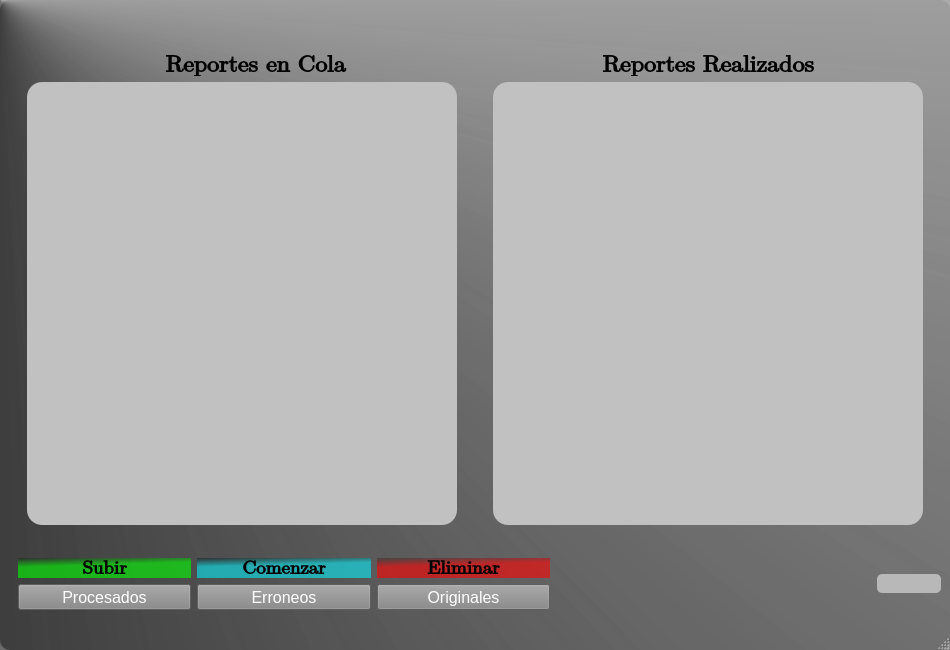
<?xml version="1.0" encoding="UTF-8"?>
<ui version="4.0">
 <class>VTrabajo</class>
 <widget class="QMainWindow" name="VTrabajo">
  <property name="geometry">
   <rect>
    <x>0</x>
    <y>0</y>
    <width>950</width>
    <height>650</height>
   </rect>
  </property>
  <property name="minimumSize">
   <size>
    <width>950</width>
    <height>650</height>
   </size>
  </property>
  <property name="maximumSize">
   <size>
    <width>950</width>
    <height>650</height>
   </size>
  </property>
  <property name="baseSize">
   <size>
    <width>0</width>
    <height>0</height>
   </size>
  </property>
  <property name="font">
   <font>
    <underline>false</underline>
   </font>
  </property>
  <property name="cursor">
   <cursorShape>ArrowCursor</cursorShape>
  </property>
  <property name="windowTitle">
   <string>RIO BRAVO</string>
  </property>
  <property name="windowIcon">
   <iconset theme="KWRB">
    <normaloff>.</normaloff>.</iconset>
  </property>
  <property name="styleSheet">
   <string notr="true">#VTrabajo{
background-color: qconicalgradient(cx:0, cy:0, angle:114.5, stop:0.352273 rgba(0, 0, 0, 171), stop:1 rgba(255, 255, 255, 255));
border-radius:10px;
}
#btnCerrar{
    border: none;
    background-color: transparent;
}
#btnMinimizar{
    border: none;
    background-color: transparent;
}</string>
  </property>
  <widget class="QWidget" name="centralwidget">
   <layout class="QGridLayout" name="gridLayout">
    <item row="2" column="2">
     <widget class="QLabel" name="label_textoProgreso">
      <property name="enabled">
       <bool>false</bool>
      </property>
      <property name="minimumSize">
       <size>
        <width>250</width>
        <height>0</height>
       </size>
      </property>
      <property name="maximumSize">
       <size>
        <width>250</width>
        <height>16777215</height>
       </size>
      </property>
      <property name="font">
       <font>
        <family>Arial</family>
        <pointsize>14</pointsize>
        <weight>75</weight>
        <italic>false</italic>
        <bold>true</bold>
        <underline>false</underline>
       </font>
      </property>
      <property name="text">
       <string/>
      </property>
      <property name="alignment">
       <set>Qt::AlignCenter</set>
      </property>
     </widget>
    </item>
    <item row="2" column="4">
     <widget class="QPushButton" name="btnAyuda">
      <property name="maximumSize">
       <size>
        <width>16777213</width>
        <height>16777215</height>
       </size>
      </property>
      <property name="font">
       <font>
        <family>Verdana</family>
        <pointsize>12</pointsize>
        <weight>75</weight>
        <bold>true</bold>
       </font>
      </property>
      <property name="cursor">
       <cursorShape>PointingHandCursor</cursorShape>
      </property>
      <property name="acceptDrops">
       <bool>false</bool>
      </property>
      <property name="toolTip">
       <string notr="true">&lt;html&gt;&lt;head/&gt;&lt;body&gt;&lt;p align=&quot;justify&quot;&gt;&lt;span style=&quot; font-size:12pt; font-weight:700;&quot;&gt;Solicita Ayuda&lt;/span&gt;&lt;/p&gt;&lt;/body&gt;&lt;/html&gt;</string>
      </property>
      <property name="toolTipDuration">
       <number>0</number>
      </property>
      <property name="statusTip">
       <string/>
      </property>
      <property name="whatsThis">
       <string/>
      </property>
      <property name="accessibleName">
       <string/>
      </property>
      <property name="accessibleDescription">
       <string/>
      </property>
      <property name="layoutDirection">
       <enum>Qt::LeftToRight</enum>
      </property>
      <property name="autoFillBackground">
       <bool>false</bool>
      </property>
      <property name="styleSheet">
       <string notr="true">#btnAyuda{
	background-color: rgb(184, 184, 184);
	border-radius:5px;
}
#btnAyuda::hover{
	background-color: rgb(212, 202, 87);
}</string>
      </property>
      <property name="locale">
       <locale language="Spanish" country="Nicaragua"/>
      </property>
      <property name="text">
       <string/>
      </property>
      <property name="icon">
       <iconset>
        <normaloff>Source/Icon_Help.png</normaloff>Source/Icon_Help.png</iconset>
      </property>
      <property name="iconSize">
       <size>
        <width>32</width>
        <height>32</height>
       </size>
      </property>
     </widget>
    </item>
    <item row="0" column="0">
     <widget class="QLabel" name="label_3">
      <property name="maximumSize">
       <size>
        <width>200</width>
        <height>40</height>
       </size>
      </property>
      <property name="styleSheet">
       <string notr="true"/>
      </property>
      <property name="text">
       <string/>
      </property>
      <property name="pixmap">
       <pixmap>Source/logo_kwrb.png</pixmap>
      </property>
      <property name="scaledContents">
       <bool>true</bool>
      </property>
     </widget>
    </item>
    <item row="0" column="2">
     <spacer name="horizontalSpacer">
      <property name="orientation">
       <enum>Qt::Horizontal</enum>
      </property>
      <property name="sizeHint" stdset="0">
       <size>
        <width>40</width>
        <height>20</height>
       </size>
      </property>
     </spacer>
    </item>
    <item row="0" column="4">
     <widget class="QWidget" name="widget_3" native="true">
      <property name="maximumSize">
       <size>
        <width>100</width>
        <height>35</height>
       </size>
      </property>
      <layout class="QHBoxLayout" name="horizontalLayout_2">
       <property name="spacing">
        <number>0</number>
       </property>
       <property name="sizeConstraint">
        <enum>QLayout::SetDefaultConstraint</enum>
       </property>
       <property name="leftMargin">
        <number>0</number>
       </property>
       <property name="topMargin">
        <number>0</number>
       </property>
       <property name="rightMargin">
        <number>0</number>
       </property>
       <property name="bottomMargin">
        <number>0</number>
       </property>
       <item>
        <widget class="QPushButton" name="btnMinimizar">
         <property name="cursor">
          <cursorShape>PointingHandCursor</cursorShape>
         </property>
         <property name="toolTip">
          <string>Minimizar</string>
         </property>
         <property name="text">
          <string/>
         </property>
         <property name="icon">
          <iconset>
           <normaloff>Source/Icon_Minimize.png</normaloff>Source/Icon_Minimize.png</iconset>
         </property>
         <property name="iconSize">
          <size>
           <width>30</width>
           <height>30</height>
          </size>
         </property>
        </widget>
       </item>
       <item>
        <widget class="QPushButton" name="btnCerrar">
         <property name="cursor">
          <cursorShape>PointingHandCursor</cursorShape>
         </property>
         <property name="mouseTracking">
          <bool>false</bool>
         </property>
         <property name="toolTip">
          <string>Cerrar</string>
         </property>
         <property name="text">
          <string/>
         </property>
         <property name="icon">
          <iconset>
           <normaloff>Source/Icon_Close.png</normaloff>Source/Icon_Close.png</iconset>
         </property>
         <property name="iconSize">
          <size>
           <width>30</width>
           <height>30</height>
          </size>
         </property>
        </widget>
       </item>
      </layout>
     </widget>
    </item>
    <item row="2" column="0">
     <widget class="QWidget" name="widget_2" native="true">
      <property name="sizePolicy">
       <sizepolicy hsizetype="Preferred" vsizetype="Preferred">
        <horstretch>60</horstretch>
        <verstretch>0</verstretch>
       </sizepolicy>
      </property>
      <property name="minimumSize">
       <size>
        <width>550</width>
        <height>70</height>
       </size>
      </property>
      <property name="maximumSize">
       <size>
        <width>550</width>
        <height>70</height>
       </size>
      </property>
      <layout class="QVBoxLayout" name="verticalLayout_3">
       <item>
        <layout class="QHBoxLayout" name="horizontalLayout_4">
         <item>
          <widget class="QPushButton" name="btnSubir">
           <property name="font">
            <font>
             <family>Cambria Math</family>
             <pointsize>14</pointsize>
             <weight>75</weight>
             <bold>true</bold>
            </font>
           </property>
           <property name="cursor">
            <cursorShape>PointingHandCursor</cursorShape>
           </property>
           <property name="styleSheet">
            <string notr="true">#btnSubir{
background-color: qlineargradient(spread:pad, x1:0.113227, y1:0.426, x2:0, y2:0, stop:0 rgba(0, 255, 0, 153), stop:1 rgba(0, 0, 0, 63));
border-radius:12px;
}
#btnSubir::Hover{
background-color: rgb(46, 212, 60);
}</string>
           </property>
           <property name="text">
            <string>Subir</string>
           </property>
          </widget>
         </item>
         <item>
          <widget class="QPushButton" name="btnComenzar">
           <property name="font">
            <font>
             <family>Cambria Math</family>
             <pointsize>14</pointsize>
             <weight>75</weight>
             <bold>true</bold>
            </font>
           </property>
           <property name="cursor">
            <cursorShape>PointingHandCursor</cursorShape>
           </property>
           <property name="styleSheet">
            <string notr="true">#btnComenzar{
background-color: qlineargradient(spread:pad, x1:0.17, y1:0.7385, x2:0, y2:0, stop:0.431818 rgba(0, 245, 255, 142), stop:1 rgba(0, 0, 0, 97));
border-radius:12px;
}
#btnComenzar::Hover{
background-color: rgb(79, 188, 204);
}</string>
           </property>
           <property name="text">
            <string>Comenzar</string>
           </property>
          </widget>
         </item>
         <item>
          <widget class="QPushButton" name="btnEliminar">
           <property name="font">
            <font>
             <family>Cambria Math</family>
             <pointsize>14</pointsize>
             <weight>75</weight>
             <bold>true</bold>
            </font>
           </property>
           <property name="cursor">
            <cursorShape>PointingHandCursor</cursorShape>
           </property>
           <property name="styleSheet">
            <string notr="true">#btnEliminar{
background-color: qlineargradient(spread:pad, x1:0.113227, y1:0.426, x2:0, y2:0, stop:0 rgba(255, 0, 0, 153), stop:1 rgba(0, 0, 0, 63));
border-radius:12px;
}
#btnEliminar::Hover{
background-color: rgb(193, 15, 15);
}</string>
           </property>
           <property name="text">
            <string>Eliminar</string>
           </property>
          </widget>
         </item>
        </layout>
       </item>
       <item>
        <layout class="QHBoxLayout" name="horizontalLayout_5">
         <item>
          <widget class="QPushButton" name="btn_Procesados">
           <property name="font">
            <font>
             <pointsize>12</pointsize>
             <weight>50</weight>
             <bold>false</bold>
            </font>
           </property>
           <property name="cursor">
            <cursorShape>PointingHandCursor</cursorShape>
           </property>
           <property name="styleSheet">
            <string notr="true">#btn_Procesados{
background-color: rgb(132, 132, 132);
	color: rgb(255, 255, 255);
}
#btn_Procesados::hover{
background-color: rgb(218, 218, 218);
	color: rgb(0, 0, 0);
}</string>
           </property>
           <property name="text">
            <string>Procesados</string>
           </property>
          </widget>
         </item>
         <item>
          <widget class="QPushButton" name="btn_Errores">
           <property name="font">
            <font>
             <pointsize>12</pointsize>
            </font>
           </property>
           <property name="cursor">
            <cursorShape>PointingHandCursor</cursorShape>
           </property>
           <property name="styleSheet">
            <string notr="true">#btn_Errores{
background-color: rgb(132, 132, 132);
	color: rgb(255, 255, 255);
}
#btn_Errores::hover{
background-color: rgb(218, 218, 218);
	color: rgb(0, 0, 0);
}</string>
           </property>
           <property name="text">
            <string>Erroneos</string>
           </property>
          </widget>
         </item>
         <item>
          <widget class="QPushButton" name="btn_Originales">
           <property name="font">
            <font>
             <pointsize>12</pointsize>
            </font>
           </property>
           <property name="cursor">
            <cursorShape>PointingHandCursor</cursorShape>
           </property>
           <property name="styleSheet">
            <string notr="true">#btn_Originales{
background-color: rgb(132, 132, 132);
	color: rgb(255, 255, 255);
}
#btn_Originales::hover{
background-color: rgb(218, 218, 218);
	color: rgb(0, 0, 0);
}</string>
           </property>
           <property name="text">
            <string>Originales</string>
           </property>
          </widget>
         </item>
        </layout>
       </item>
      </layout>
     </widget>
    </item>
    <item row="1" column="0" colspan="5">
     <widget class="QWidget" name="widget" native="true">
      <layout class="QHBoxLayout" name="horizontalLayout_3">
       <item>
        <widget class="QWidget" name="widget_4" native="true">
         <property name="minimumSize">
          <size>
           <width>475</width>
           <height>0</height>
          </size>
         </property>
         <property name="maximumSize">
          <size>
           <width>475</width>
           <height>16777215</height>
          </size>
         </property>
         <layout class="QVBoxLayout" name="verticalLayout">
          <item>
           <widget class="QLabel" name="label">
            <property name="maximumSize">
             <size>
              <width>16777215</width>
              <height>23</height>
             </size>
            </property>
            <property name="sizeIncrement">
             <size>
              <width>0</width>
              <height>23</height>
             </size>
            </property>
            <property name="font">
             <font>
              <family>Cambria Math</family>
              <pointsize>18</pointsize>
              <weight>75</weight>
              <italic>false</italic>
              <bold>true</bold>
             </font>
            </property>
            <property name="styleSheet">
             <string notr="true">color: rgb(0, 0, 0);</string>
            </property>
            <property name="text">
             <string>Reportes en Cola</string>
            </property>
            <property name="alignment">
             <set>Qt::AlignCenter</set>
            </property>
           </widget>
          </item>
          <item>
           <widget class="QListWidget" name="listaTrabajo">
            <property name="minimumSize">
             <size>
              <width>430</width>
              <height>0</height>
             </size>
            </property>
            <property name="maximumSize">
             <size>
              <width>430</width>
              <height>16777215</height>
             </size>
            </property>
            <property name="font">
             <font>
              <family>Arial</family>
              <pointsize>12</pointsize>
              <weight>75</weight>
              <bold>true</bold>
             </font>
            </property>
            <property name="styleSheet">
             <string notr="true">#listaTrabajo{
padding-top: 10px;
	background-color: rgb(193, 193, 193);
	border-radius:15px;
}
#listaTrabajo::item { padding-right: 10px; }</string>
            </property>
            <property name="dragEnabled">
             <bool>true</bool>
            </property>
            <property name="dragDropOverwriteMode">
             <bool>true</bool>
            </property>
            <property name="dragDropMode">
             <enum>QAbstractItemView::DragDrop</enum>
            </property>
            <property name="defaultDropAction">
             <enum>Qt::MoveAction</enum>
            </property>
            <property name="viewMode">
             <enum>QListView::ListMode</enum>
            </property>
            <property name="sortingEnabled">
             <bool>true</bool>
            </property>
           </widget>
          </item>
         </layout>
        </widget>
       </item>
       <item>
        <widget class="QWidget" name="widget_5" native="true">
         <layout class="QVBoxLayout" name="verticalLayout_2">
          <item>
           <widget class="QLabel" name="label_2">
            <property name="maximumSize">
             <size>
              <width>16777215</width>
              <height>23</height>
             </size>
            </property>
            <property name="sizeIncrement">
             <size>
              <width>0</width>
              <height>23</height>
             </size>
            </property>
            <property name="font">
             <font>
              <family>Cambria Math</family>
              <pointsize>18</pointsize>
              <weight>75</weight>
              <italic>false</italic>
              <bold>true</bold>
             </font>
            </property>
            <property name="styleSheet">
             <string notr="true">color: rgb(0, 0, 0);</string>
            </property>
            <property name="text">
             <string>Reportes Realizados</string>
            </property>
            <property name="alignment">
             <set>Qt::AlignCenter</set>
            </property>
           </widget>
          </item>
          <item>
           <widget class="QListWidget" name="listaRealizado">
            <property name="minimumSize">
             <size>
              <width>430</width>
              <height>0</height>
             </size>
            </property>
            <property name="maximumSize">
             <size>
              <width>430</width>
              <height>16777215</height>
             </size>
            </property>
            <property name="font">
             <font>
              <pointsize>12</pointsize>
              <weight>75</weight>
              <bold>true</bold>
             </font>
            </property>
            <property name="styleSheet">
             <string notr="true">#listaRealizado{
padding-top: 10px;
	background-color: rgb(193, 193, 193);
	border-radius:15px;
	color: rgb(0, 0, 0);
}
#listaRealizado::item { padding-right: 10px; }</string>
            </property>
            <property name="frameShadow">
             <enum>QFrame::Raised</enum>
            </property>
            <property name="lineWidth">
             <number>1</number>
            </property>
            <property name="movement">
             <enum>QListView::Static</enum>
            </property>
            <property name="spacing">
             <number>5</number>
            </property>
           </widget>
          </item>
         </layout>
        </widget>
       </item>
      </layout>
     </widget>
    </item>
    <item row="2" column="1">
     <spacer name="horizontalSpacer_2">
      <property name="orientation">
       <enum>Qt::Horizontal</enum>
      </property>
      <property name="sizeHint" stdset="0">
       <size>
        <width>20</width>
        <height>20</height>
       </size>
      </property>
     </spacer>
    </item>
    <item row="2" column="3">
     <spacer name="horizontalSpacer_3">
      <property name="orientation">
       <enum>Qt::Horizontal</enum>
      </property>
      <property name="sizeHint" stdset="0">
       <size>
        <width>20</width>
        <height>20</height>
       </size>
      </property>
     </spacer>
    </item>
   </layout>
   <zorder>label_3</zorder>
   <zorder>widget</zorder>
   <zorder>btnAyuda</zorder>
   <zorder>widget_2</zorder>
   <zorder>widget_3</zorder>
   <zorder>horizontalSpacer</zorder>
   <zorder>label_textoProgreso</zorder>
   <zorder>horizontalSpacer_2</zorder>
   <zorder>horizontalSpacer_3</zorder>
  </widget>
  <widget class="QStatusBar" name="statusbar"/>
 </widget>
 <resources/>
 <connections/>
</ui>
